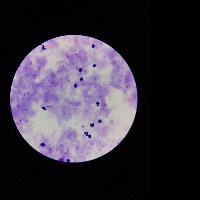
#> input picture notebooks/MR4_example_data/orig/2305_vs1_u11_1_Ri7cpTbEgnfAw8R6E_5.jpg, 200 x 200 px
$ jupyter execute HighIntensitySpotDetector1.ipynb   (shell and % lines are left out)
#> lines starting #> are read from the running program, lines starting #| are printed output that depends on the picture; after the words box and inside, x2 and y2 are one past the last pixel; in counts of white or black regions, pixels touching at a corner belong together; long printed decimals are rounded
# Detect & count high-intensity spots in an image

Roughly following the tutorial from PyImageSearch[1]. The idea is to take a microscopy image and count the high intensity spots. As far as we know now (=09-01-2019, wk1 d3) the hight intensity spots are the white blood cells (Giemsa stained thick blood smears).

Steps:
1. Load the image and apply some preprocessing
2. Find focal circle by searching for the contours (will result in the focal contour)
3. Create a mask from this
4. Apply the mask so only the high intensity spots are left
5. recognize the spots so they can be counted

[1] https://www.pyimagesearch.com/2016/10/31/detecting-multiple-bright-spots-in-an-image-with-python-and-opencv/

[cell 1]
# !pip install imutils

[cell 2]
import numpy as np
import cv2 as cv
import matplotlib.pyplot as plt
import imutils
from imutils import contours

[cell 3]
SAMPLE_IMAGE = 'MR4_example_data/orig/2305_vs1_u11_1_Ri7cpTbEgnfAw8R6E_5.jpg'

# 1. Load image
Using a already resized (and padded) image from the ` PreProcessing1.ipynb` notebook

[cell 4]
# Read an image with opencv in greyscale (hence the 0)
raw_img = cv.imread(SAMPLE_IMAGE, 0)
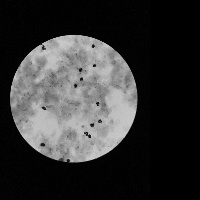
#> raw_img: shape (200, 200); min 0, max 205, mean 52

print("Image dimensions: ",raw_img.shape)
#| Image dimensions:  (200, 200)

# Plotting the image with matplotlib
# Be aware, with matplotlib you have to specify a colormap, which is greyscale in this case (otherwise you get weird colors)
plt.imshow(raw_img, cmap = plt.cm.gray)

[cell 5]
raw_img_shape = raw_img.shape[0]
#> raw_img_shape = 200

## Blur the image
To smoothen some the colors

[cell 6]
blur_size = 5
blurred_img = cv.GaussianBlur(raw_img, (blur_size, blur_size), 0)
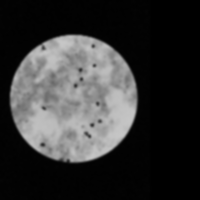
#> blurred_img: shape (200, 200); min 0, max 198, mean 52
plt.imshow(blurred_img, cmap=plt.cm.gray)

## Make black/white (thresholding)
To turn the image from grayscale black and white. Parameters are cutoff and color; pixels above `cutoff` are set to `color`

[cell 7]
cutoff = 100
color = 255
thresh_img = cv.threshold(blurred_img, cutoff, color, cv.THRESH_BINARY)[1]
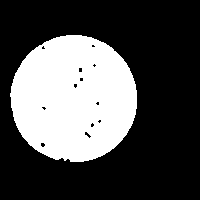
#> thresh_img: shape (200, 200); 31.4% white; 1 white region
plt.imshow(thresh_img, cmap=plt.cm.binary)

# 2. Find contours
It appears that it finds the large circle as the main contour.

[cell 8]
cnts = cv.findContours(thresh_img.copy(), cv.RETR_EXTERNAL, cv.CHAIN_APPROX_SIMPLE)
#> cnts = 1 contour; box (x1, y1, x2, y2) and area: (10, 35, 137, 162) 12466
cnts = imutils.grab_contours(cnts)
cnts = contours.sort_contours(cnts)[0]

cnts # <= is a python list of contours
#> Out has the same summary as cnts

[cell 9]
print("Number of contours found: ", len(cnts))
#| Number of contours found:  1

[cell 10]
# You can draw a bounding box with this function if you want
# (x,y,w,h) = cv.boundingRect(c)
# print(x,y,w,h)

# 3. Create the focal mask
Focal mask is something I came up with myself. To remove the large circle from the microscope I did the following:
1. Retrieve the contour of the large circle
2. Retrieve the enclosing circle of this contour (results in a X,Y pair of the center and a radius)
3. Create a black image with the same dimension as the input image
4. Plot the circle into the black image: this gives us the 'focal mask' of the large circle contour
5. Invert the colors of the focal mask (so the outer part becomes white=255, inner part black=0)
6. Add the focal mask to the thresholded image. By doing so, white=255 is added to the outer black=0 part of the thresholded image, making the outer part white. The inner part is left untouched as only 0 is added.
7. 'Normalize' the values: make them 0 or 255
8. Done

[cell 11]
# Select the first contour (the large circle)
c = cnts[0]
#> c = contour of 190 points, box (x1, y1, x2, y2) (10, 35, 137, 162), area 12466

# Calculate the circle from this contour: this returns the center point and the radius
((cX, cY), radius) = cv.minEnclosingCircle(c)
#> cX = 73.28; cY = 98.22; radius = 63.73
print(cX, cY, radius)
#| 73.283 98.220 63.732

[cell 12]
# Start with a black image
focal_mask = np.zeros((raw_img_shape,raw_img_shape))

# Draw a circle based on the found contour, and fill it with white
#   the circle is filled by setting the border size to -1000 -> this creates a border of size 1000 to the inner of the contour
cv.circle(focal_mask, (int(cX), int(cY)), int(radius), (255,255,255), -1000 )
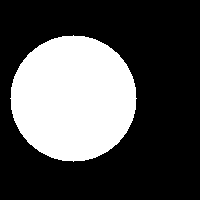
#> focal_mask: shape (200, 200) float64; 31.1% white; 1 white region, box (x1, y1, x2, y2) and area: (10, 35, 137, 162) 12453

# Make focal mask binary (by setting all non-zero to 1) and flip the bits
focal_mask[ focal_mask > 0 ] = 1
focal_mask = 1-focal_mask

# Multiply with 255 so every element that is 1 becomes 255
focal_mask = focal_mask * 255

print(np.unique(focal_mask))
#| [  0. 255.]
plt.imshow(focal_mask, cmap=plt.cm.gray)

# 4. Remove focal circle

[cell 13]
# Add the focal mask
neutral_img = thresh_img+focal_mask
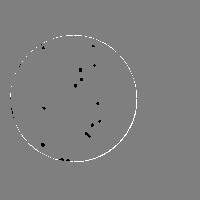
#> neutral_img: shape (200, 200) float64; min 0, max 510, mean 255.6; drawn with min black and max white

# 'Normalize' the values: either 0 or 255
neutral_img[np.isnan(neutral_img)] = 255
neutral_img[ neutral_img < 128 ] = 0
neutral_img[ neutral_img >= 128 ] = 255
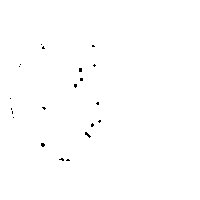
#> neutral_img: shape (200, 200) float64; 99.7% white; black in thin lines or dots, all inside (x1, y1, x2, y2) = (10, 44, 101, 161)

# Show the end result
plt.imshow(neutral_img, cmap=plt.cm.gray)

# 5. Find the high intensity dots
My initial approach was to do this with opencv's findContours, but it doesnt really seem to work as it only finds one ... ?

The end result should be: the number of high intensity dots... good luck

[cell 14]
cnts2 = cv.findContours(cv.convertScaleAbs(neutral_img.copy()), cv.RETR_EXTERNAL, cv.CHAIN_APPROX_SIMPLE)
#> cnts2 = 1 contour; box (x1, y1, x2, y2) and area: (0, 0, 200, 200) 39601
cnts2 = imutils.grab_contours(cnts2)
#> cnts2 = [[[0, 0], [0, 199], [199, 199], [199, 0]]]
cnts2 = contours.sort_contours(cnts2)[0]
#> cnts2 = ([[0, 0], [0, 199], [199, 199], [199, 0]],)

print("It should find around 12 dots ...")
print("Found contours: ",len(cnts2))
#| Found contours:  1
